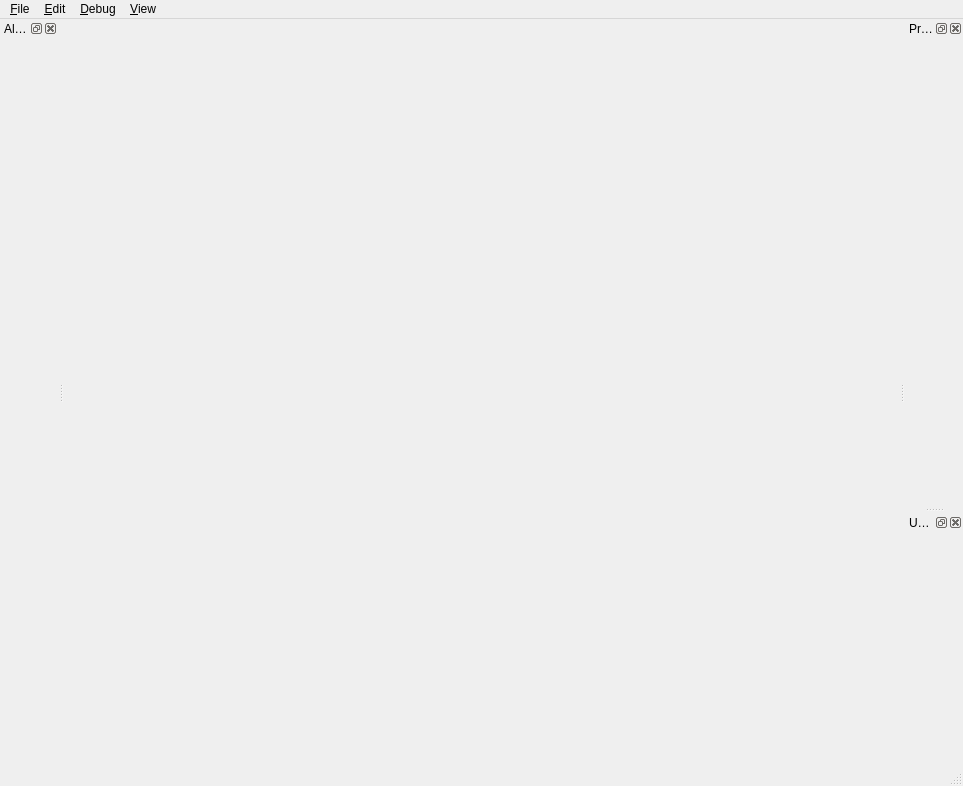
<?xml version="1.0" encoding="UTF-8"?>
<ui version="4.0">
 <class>MainWindow</class>
 <widget class="QMainWindow" name="MainWindow">
  <property name="geometry">
   <rect>
    <x>0</x>
    <y>0</y>
    <width>963</width>
    <height>786</height>
   </rect>
  </property>
  <property name="windowTitle">
   <string>Atom Editor</string>
  </property>
  <widget class="QWidget" name="central_widget">
   <layout class="QVBoxLayout" name="verticalLayout"/>
  </widget>
  <widget class="QMenuBar" name="menubar">
   <property name="geometry">
    <rect>
     <x>0</x>
     <y>0</y>
     <width>963</width>
     <height>29</height>
    </rect>
   </property>
   <widget class="QMenu" name="menu_file">
    <property name="title">
     <string>&amp;File</string>
    </property>
    <addaction name="action_file_new"/>
    <addaction name="action_open"/>
    <addaction name="action_save"/>
    <addaction name="action_save_as"/>
    <addaction name="separator"/>
    <addaction name="action_run"/>
    <addaction name="separator"/>
    <addaction name="action_quit"/>
   </widget>
   <widget class="QMenu" name="menu_edit">
    <property name="title">
     <string>&amp;Edit</string>
    </property>
   </widget>
   <widget class="QMenu" name="menu_view">
    <property name="title">
     <string>&amp;View</string>
    </property>
    <widget class="QMenu" name="menu_panels">
     <property name="title">
      <string>Panels</string>
     </property>
    </widget>
    <addaction name="menu_panels"/>
   </widget>
   <widget class="QMenu" name="menu_debug">
    <property name="title">
     <string>&amp;Debug</string>
    </property>
    <addaction name="action_show_physics"/>
    <addaction name="action_show_bounding_box"/>
    <addaction name="action_show_aabb"/>
    <addaction name="action_show_geometry"/>
   </widget>
   <addaction name="menu_file"/>
   <addaction name="menu_edit"/>
   <addaction name="menu_debug"/>
   <addaction name="menu_view"/>
  </widget>
  <widget class="QStatusBar" name="statusbar"/>
  <widget class="QDockWidget" name="entity_edit_dock">
   <property name="windowTitle">
    <string>Properties</string>
   </property>
   <attribute name="dockWidgetArea">
    <number>2</number>
   </attribute>
   <widget class="QWidget" name="dockWidgetContents_2">
    <layout class="QVBoxLayout" name="verticalLayout_3">
     <item>
      <widget class="atom::editor::EntityEdit" name="entity_edit" native="true"/>
     </item>
    </layout>
   </widget>
  </widget>
  <widget class="QDockWidget" name="entity_list_dock">
   <property name="windowTitle">
    <string>All entities</string>
   </property>
   <attribute name="dockWidgetArea">
    <number>1</number>
   </attribute>
   <widget class="QWidget" name="dockWidgetContents">
    <layout class="QVBoxLayout" name="verticalLayout_2">
     <item>
      <widget class="atom::editor::EntityList" name="entity_list" native="true"/>
     </item>
    </layout>
   </widget>
  </widget>
  <widget class="QDockWidget" name="undo_view_dock">
   <property name="toolTip">
    <string>Undo stack</string>
   </property>
   <property name="windowTitle">
    <string>Undo stack</string>
   </property>
   <attribute name="dockWidgetArea">
    <number>2</number>
   </attribute>
   <widget class="QWidget" name="dockWidgetContents_3"/>
  </widget>
  <action name="action_save">
   <property name="text">
    <string>&amp;Save</string>
   </property>
   <property name="shortcut">
    <string>Ctrl+S</string>
   </property>
  </action>
  <action name="action_save_as">
   <property name="text">
    <string>Save as...</string>
   </property>
  </action>
  <action name="action_quit">
   <property name="text">
    <string>&amp;Quit</string>
   </property>
   <property name="shortcut">
    <string>Ctrl+Q</string>
   </property>
  </action>
  <action name="action_run">
   <property name="text">
    <string>&amp;Run</string>
   </property>
   <property name="shortcut">
    <string>F5</string>
   </property>
  </action>
  <action name="action_open">
   <property name="text">
    <string>&amp;Open...</string>
   </property>
   <property name="shortcut">
    <string>Ctrl+O</string>
   </property>
  </action>
  <action name="action_show_physics">
   <property name="checkable">
    <bool>true</bool>
   </property>
   <property name="text">
    <string>Physics</string>
   </property>
  </action>
  <action name="action_show_bounding_box">
   <property name="checkable">
    <bool>true</bool>
   </property>
   <property name="text">
    <string>Bounding Box</string>
   </property>
  </action>
  <action name="action_show_aabb">
   <property name="checkable">
    <bool>true</bool>
   </property>
   <property name="text">
    <string>AABB</string>
   </property>
  </action>
  <action name="action_show_geometry">
   <property name="checkable">
    <bool>true</bool>
   </property>
   <property name="text">
    <string>Geometry</string>
   </property>
  </action>
  <action name="action_file_new">
   <property name="text">
    <string>&amp;New</string>
   </property>
  </action>
 </widget>
 <customwidgets>
  <customwidget>
   <class>atom::editor::EntityList</class>
   <extends>QWidget</extends>
   <header>editor/entity_list.h</header>
   <container>1</container>
  </customwidget>
  <customwidget>
   <class>atom::editor::EntityEdit</class>
   <extends>QWidget</extends>
   <header>editor/entity_edit.h</header>
   <container>1</container>
  </customwidget>
 </customwidgets>
 <resources/>
 <connections/>
</ui>
